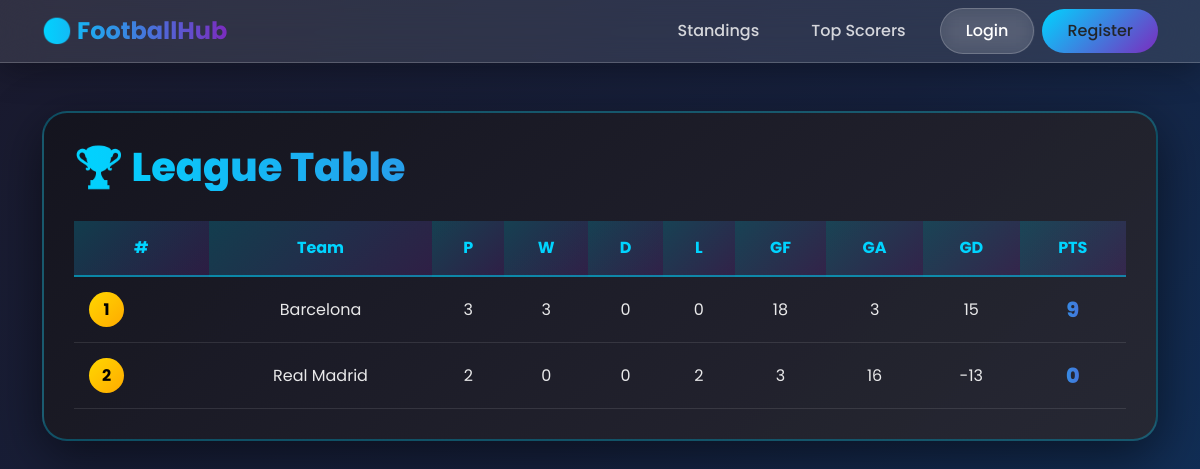
The page /standings/ on the database its author committed.
### football/models.py (models this page shows, shortened)
class Team(models.Model):
    name = models.CharField(max_length=100)
    city = models.CharField(max_length=100)
    logo = models.ImageField(upload_to='teams/', blank=True, null=True)
    stadium = models.CharField(max_length=100, blank=True, null=True)
    capacity = models.PositiveIntegerField(blank=True, null=True)
    created_at = models.DateTimeField(auto_now_add=True)

### football/views.py (the view)
# urls.py: path('standings/', include('stats.urls')),
def standings(request):
    teams = Team.objects.all()
    table = []
    for team in teams:
        matches = Match.objects.filter(
            Q(home_team=team) | Q(away_team=team)
        )
        played = matches.count()
        wins = 0
        draws = 0
        losses = 0
        goals_for = 0
        goals_against = 0
        for match in matches:
            if match.home_team == team:
                goals_for += match.home_score
                goals_against += match.away_score
                if match.home_score > match.away_score:
                    wins += 1
                elif match.home_score == match.away_score:
                    draws += 1
                else:
                    losses += 1
            else:
                goals_for += match.away_score
                goals_against += match.home_score
                if match.away_score > match.home_score:
                    wins += 1
                elif match.away_score == match.home_score:
                    draws += 1
                else:
                    losses += 1
        points = wins * 3 + draws
        goal_difference = goals_for - goals_against
        table.append({
            'team': team,
            'played': played,
            'wins': wins,
            'draws': draws,
            'losses': losses,
            'goals_for': goals_for,
            'goals_against': goals_against,
            'goal_difference': goal_difference,
            'points': points
        })
    table = sorted(table, key=lambda x: x['points'], reverse=True)
    return render(request, 'football/standings.html', {'table': table})

### templates/football/standings.html (shortened to what this page needs)
{% extends 'base.html' %}
{% block content %}
<div class="standings-table">
    <h1>🏆 League Table</h1>
    <table class="table-custom">
        <thead>
            <tr>
                <th>#</th>
                <th>Team</th>
                <th>P</th>
                <th>W</th>
                <th>D</th>
                <th>L</th>
                <th>GF</th>
                <th>GA</th>
                <th>GD</th>
                <th>PTS</th>
            </tr>
        </thead>
        <tbody>
            {% for row in table %}
            <tr>
                <td>
                    <span class="position-badge {% if forloop.counter <= 3 %}position-1{% elif forloop.counter <= 6 %}position-4{% else %}position-relegation{% endif %}">
                        {{ forloop.counter }}
                    </span>
                </td>
                <td>{{ row.team.name }}</td>
                <td>{{ row.played }}</td>
                <td>{{ row.wins }}</td>
                <td>{{ row.draws }}</td>
                <td>{{ row.losses }}</td>
                <td>{{ row.goals_for }}</td>
                <td>{{ row.goals_against }}</td>
                <td>{{ row.goal_difference }}</td>
                <td class="points">{{ row.points }}</td>
            </tr>
            {% endfor %}
        </tbody>
    </table>
</div>
{% endblock content %}

### templates/base.html (style rules this page uses)
* { font-family: 'Poppins', sans-serif; }
body { background: linear-gradient(135deg, #1a1a2e 0%, #16213e 50%, #0f3460 100%); min-height: 100vh; color: #fff; }

### templates/football/standings.html (style rules this page uses)
.standings-table { background: linear-gradient(145deg, rgba(20, 20, 30, 0.95), rgba(40, 40, 50, 0.95)); border: 2px solid rgba(0, 212, 255, 0.3); border-radius: 25px; padding: 30px; box-shadow: 0 15px 50px rgba(0, 0, 0, 0.5); }
.standings-table h1 { background: linear-gradient(90deg, #00d4ff, #7b2cbf); -webkit-background-clip: text; -webkit-text-fill-color: transparent; background-clip: text; font-size: 2.5rem; font-weight: 800; margin-bottom: 30px; }
.table-custom { width: 100%; border-collapse: separate; border-spacing: 0; }
.table-custom thead th { background: linear-gradient(135deg, rgba(0, 212, 255, 0.2), rgba(123, 44, 191, 0.2)); color: #00d4ff; font-weight: 700; padding: 15px; text-align: center; border-bottom: 2px solid rgba(0, 212, 255, 0.5); }
.table-custom tbody tr { transition: all 0.3s ease; }
.table-custom tbody td { padding: 15px; text-align: center; border-bottom: 1px solid rgba(255, 255, 255, 0.1); color: rgba(255, 255, 255, 0.9); }
.table-custom tbody td:first-child { text-align: left; font-weight: 600; color: #00d4ff; }
.table-custom tbody td.points { font-size: 1.3rem; font-weight: 800; background: linear-gradient(90deg, #00d4ff, #7b2cbf); -webkit-background-clip: text; -webkit-text-fill-color: transparent; background-clip: text; }
.position-badge { display: inline-block; width: 35px; height: 35px; line-height: 35px; text-align: center; border-radius: 50%; font-weight: 700; margin-right: 10px; }
.position-1, .position-2, .position-3 { background: linear-gradient(135deg, #ffd700, #ffaa00); color: #000; }

### rows shown on the page
Team: team.name "Barcelona", played "3", wins "3", draws "0", losses "0", goals_for "18", goals_against "3", goal_difference "15", points "9"
Team: team.name "Real Madrid", played "2", wins "0", draws "0", losses "2", goals_for "3", goals_against "16", goal_difference "-13", points "0"
